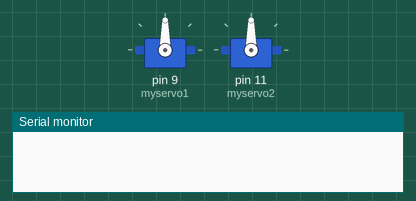
Recording of a sketch running on a simulated Arduino Uno, built with avr-gcc and run on an emulated ATmega328P. Shown: 2 × servo, the last lines printed to the serial monitor.

Above: at 0.1 s.
At 5.1 s:
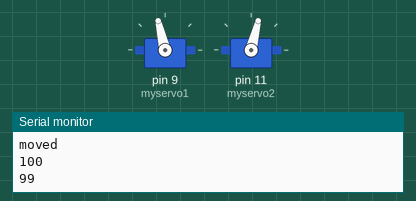
At 17.1 s:
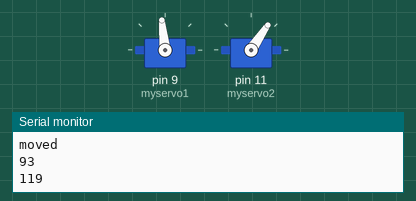
At 26.1 s:
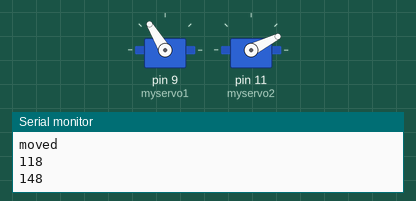
Timing chart, 0 to 40.0 s (numbered marks = the images above):
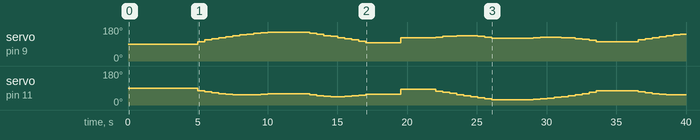

Measured:
- by itself, servo on pin 11 (myservo2): 90° → 76° at 5.0 s, → 69° 0.50 s later, → 64° 0.50 s later, → 60° 0.50 s later, … (46 changes in this stretch)
- by itself, servo on pin 9 (myservo1): 90° → 103° at 5.0 s, → 112° 0.50 s later, → 118° 0.50 s later, → 124° 0.50 s later, … (46 changes in this stretch)

The sketch:

lego_arm.ino
```cpp
//extra libarie(s) som behöves för att projektet ska fungera
#include <Servo.h>

const double l = 8.1; // längden på det individuala lego segmenten av projektet
const double d = 5.15; // längden mellan servosen
const int dellay = 2000; // mängden delay mellan punkter
//double x = 2.5; // x kordinaten för där ytersa pungten ska hamna
//double y = 12; // y kordinaten

//double c = sqrt(pow(x,2)+pow(y,2)); //petageras sats på x och y från origo(sträckan från en av servosen till ytersa pungten)

//double e = sqrt(pow((d-x),2)+pow(y,2)); //peragars sats på x och y från d distans från origo()

//double a1 = atan(y/x);

//double a2 = acos((l*l-c*c-l*l)/(-2*l*c));

//double b1 = atan(y/(d-x));

//double b2 = acos((l*l-l*l-e*e)/(-2*l*l*e));

//int a = a1 + a2;

//int b = 180 - (b1+b2);

//double t1 = (atan(y/x) + acos((pow(l,2) + pow(c,2) - pow(l,2))/(2*l*c))) ; // genom trigonometri så räknar jag ut ett
//double t2 = (atan(y/(d-x)) + acos((pow(l,2) + pow(e,2) - pow(l,2))/(2*l*e)));

//int pos1 = t1 * (180/3.1415); // tar t1 och omvandlar det till ett använtbar vinkel i int format så att servon kan läsa det
//int pos2 = t2  * (180/3.1415); // tar t2 och omvandlar det till ett använtbar vinkel i int format så att servon kan läsa det
// skapar servo objekt
Servo myservo1;
Servo myservo2;

void setup() {
Serial.begin(9600); // startar serial monitorn
myservo1.attach(9);// sätter servo objekt till en pin på breadbordet
myservo2.attach(11);// sätter servo objekt till en pin på breadbordet
myservo1.write(90);// nollställer servosarna innan den sätter till en position
myservo2.write(90);
delay(5000); //delay så den tar 5 sekunder innan  den börjar så den har tid att nollställa
//Serial.println(a);
//Serial.println(b);//
//Serial.println(t1);
//Serial.println(t2);

}

void loop() {
  // skriver ut vinkarna i serial monitorn


// sätter servo vinklarna med lite kaliberring ut efter vad jag oberverat för mina servos
/* en före deta vertion som resulterade i väldigt korvade linjer
myservo2.write(180-poscalcy(2.5,15)-5);
myservo1.write(poscalcx(2.5,15)+3);
myservo2.write(180-poscalcy(2.5,15)-5);
myservo1.write(poscalcx(2.5,15)+3);
delay(dellay); // delay ifall jag vill sätta en till position
myservo1.write(poscalcx(1,5)+3);
myservo2.write(180-poscalcy(1,5)-5);
myservo1.write(poscalcx(1,5)+3);
myservo2.write(180-poscalcy(1,5)-5);
delay(dellay); // delay ifall jag vill sätta en till position
myservo1.write(poscalcx(5,14)+3);
myservo2.write(180-poscalcy(5,14)-5);
myservo1.write(poscalcx(5,14)+3);
myservo2.write(180-poscalcy(5,14)-5);
delay(dellay); // delay ifall jag vill sätta en till position
myservo1.write(poscalcx(0,14)+3);
myservo2.write(180-poscalcy(0,14)-5);
myservo1.write(poscalcx(0,14)+3);
myservo2.write(180-poscalcy(0,14)-5);
delay(dellay); // delay ifall jag vill sätta en till position
myservo1.write(poscalcx(4,5)+3);
myservo2.write(180-poscalcy(4,5)-5);
myservo1.write(poscalcx(4,5)+3);
myservo2.write(180-poscalcy(4,5)-5);
delay(dellay); // delay ifall jag vill sätta en till position
*/
raklinje(2.5,15,1,5); // kallar på min funktion som gör att den går i en rakare linje mellan x y start kodinater och x y slut kodinater
delay(dellay); // delay som mest ger klarhet när den är klar med en rörelse
raklinje(1,5,5,14);
delay(dellay);
myservo1.write(poscalcx(0,14)+3); // elfter som min funtion fungerar genom att ta ett luntning på sträkan den ska röra sig fungerar den inte när x/y star och destionation är samma så här måste jag gera den simplare
myservo2.write(180-poscalcy(0,14)-5);
myservo1.write(poscalcx(0,14)+3);
myservo2.write(180-poscalcy(0,14)-5);
delay(dellay);
raklinje(0,14,4,5);
delay(dellay);
raklinje(4,5,2.5,15);
delay(dellay);
}

int poscalcx(double x, double y){
double c = sqrt(pow(x,2)+pow(y,2)); //pythagoras sats på x och y från origo(sträckan från en av servosen till ytersta punkten)

double t1 = (atan(y/x) + acos((pow(l,2) + pow(c,2) - pow(l,2))/(2*l*c))) ; // genom trigonometri så räknar jag ut ett värde på vinkel mellan 0 och 180

 int pos1 = t1 * (180/3.1415); // tar t1 och omvandlar det till ett användbar vinkel i int format så att servon kan läsa det
  Serial.println(pos1);
 return pos1;
}

int poscalcy(double x, double y){

double e = sqrt(pow((d-x),2)+pow(y,2)); //pythagoras sats på x och y från d distans från origo i xled (sträckan från en av servosen till ytersta punkten)

double t2 = (atan(y/(d-x)) + acos((pow(l,2) + pow(e,2) - pow(l,2))/(2*l*e))); // genom trigonometri så räknar jag ut ett värde på vinkel mellan 0 och 180

 int pos2 = t2  * (180/3.1415); // tar t2 och omvandlar det till ett användbar vinkel i int format så att servon kan läsa det
Serial.println(pos2);
return pos2;
}

int raklinje(double xstar, double ystar, double xslut, double yslut){
double k = (xstar-xslut)/(ystar-yslut); // lutnignen på sträkan som vill ritas
Serial.println(k);
if (xstar < xslut){ // vertionen av funtionen som funkar när x och y är mindre i början gemfört med slutet
if (ystar < yslut){
for (double i = 0;  (xstar + i) <= xslut; i +=k){
  Serial.println(i);
 Serial.println("moved");
myservo1.write(poscalcx((xstar + i),(ystar + i/k))+3);
myservo2.write(180-poscalcy((xstar + i),(ystar + i/k))-5);
delay(500);
}
} else { // vertionen av funtionen som funkar när x är mindre i början gemfört med slutet medan y var störe innan
for (double i = 0;  (xstar - i) <= xslut; i +=k){
  Serial.println(i);
 Serial.println("moved");
myservo1.write(poscalcx((xstar - i),(ystar - i/k))+3);
myservo2.write(180-poscalcy((xstar - i),(ystar - i/k))-5);
delay(500);
}
}
}
if (xstar > xslut){ // vertionen av funtionen som funkar när x är störe i början gemfört med slutet medan y var mindre
if (ystar < yslut){
for (double i = 0;  (xstar + i) >= xslut; i +=k){
  Serial.println(i);
 Serial.println("moved");
myservo1.write(poscalcx((xstar + i),(ystar + i/k))+3);
myservo2.write(180-poscalcy((xstar + i),(ystar + i/k))-5);
delay(500);
}
}
else {  // vertionen av funtionen som funkar när x och y är störe i början gemfört med slutet
for (double i = 0;  (xstar - i) >= xslut; i +=k){
  Serial.println(i);
 Serial.println("moved");
myservo1.write(poscalcx((xstar - i),(ystar - i/k))+3);
myservo2.write(180-poscalcy((xstar - i),(ystar - i/k))-5);
delay(500);
}
}
}
}
```
